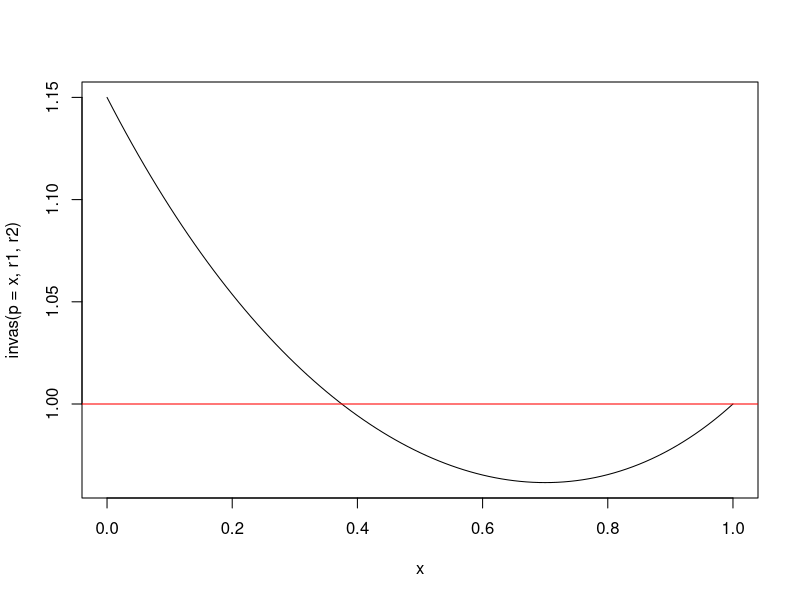
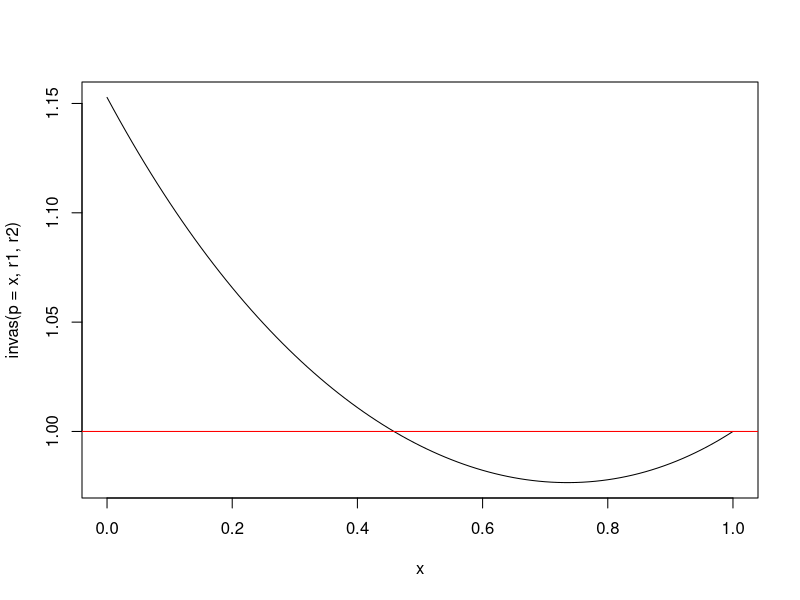
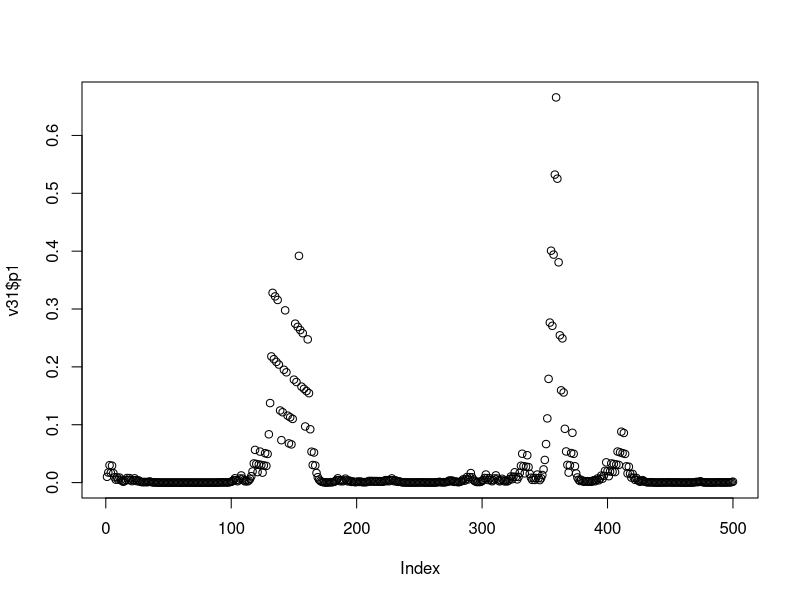
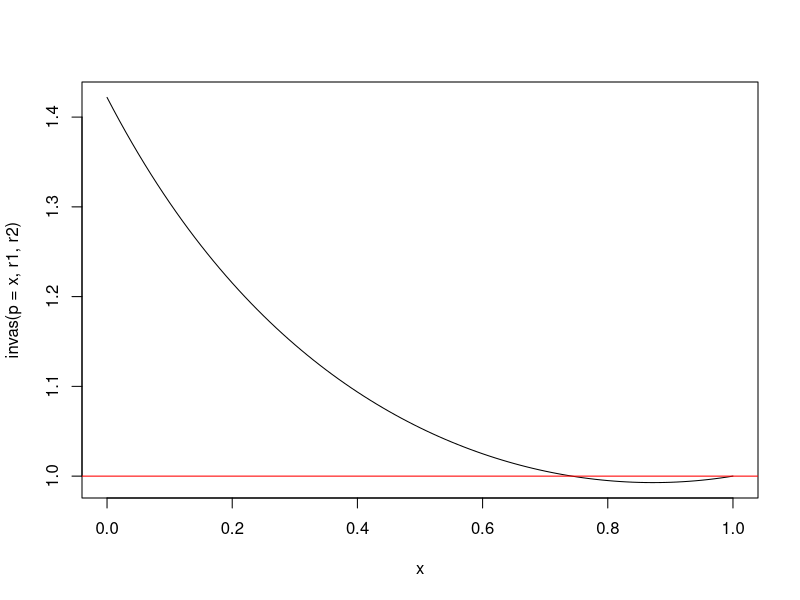
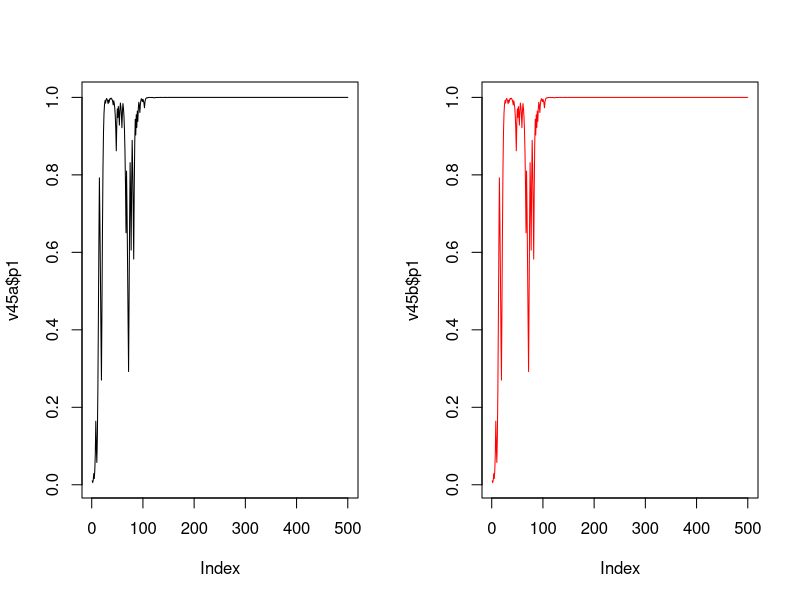
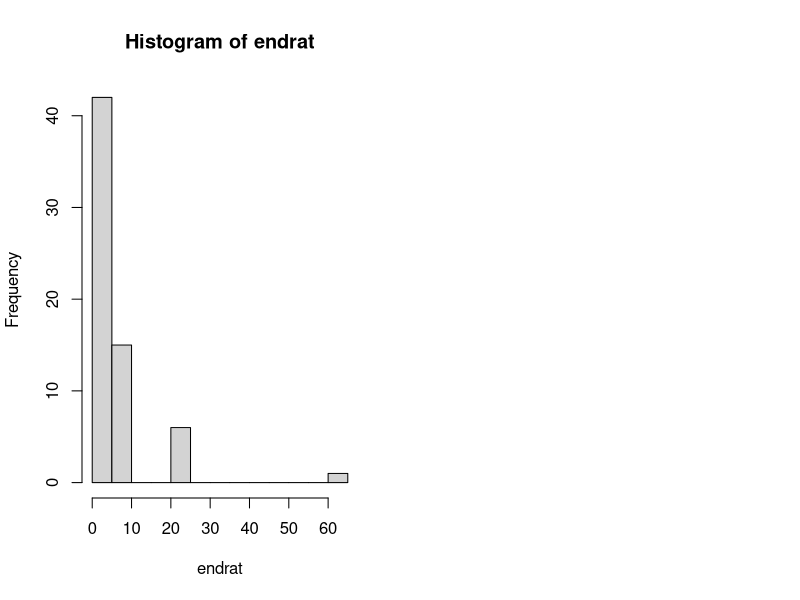

Here is the R script that generated these plots, in order: (Note: this script raises an error after producing the figures.)
#############################################################################
# Figures to help understand reproductive values perspective on bet-hedging #
# (Grafen 1999 Proc Roy Soc)                                                #
#############################################################################

# maindir <- "D:/Users/calluml/Dropbox/NIOO/"
# maindir <- "C:/Users/Callum/Documents/My Dropbox/NIOO/"

setwd(paste0(maindir,"Analyses/Bet-hedging"))

### FUNCTIONS

rrat <- function(p,r1,r2,logis=F){
	ratio <- r1/(p*r1+(1-p)*r2)
	}

invas <- function(p,r1,r2){
	sapply(p,function(P){
		mean(c(rrat(P,r1[1],r2[1]),rrat(P,r1[2],r2[2])))
		})
	}

invasplot <- function(r1,r2){
	curve(invas(p=x,r1,r2))
 	abline(h=1,col="red")
	}

invassim <- function(r1,r2,
	p1start=0.01,p2start=0.99,nyear=500,random=T,regulated=T){
	
	if(random==T) year <- sample(c(1,2),nyear,replace=T) # Random
	if(random==F) year <- rep(c(1,2),times=nyear/2) # Systematic
	lam1 <- r1[year]
	lam2 <- r2[year]
	p1 <- p2 <- vector()
	p1[1] <- p1start
	p2[1] <- p2start

	for(i in 2:nyear){
		if(regulated==T){
			p1[i] <- p1[i-1]*lam1[i]/( p1[i-1]*lam1[i] + p2[i-1]*lam2[i] )
			p2[i] <- p2[i-1]*lam2[i]/( p1[i-1]*lam1[i] + p2[i-1]*lam2[i] )
			}
		if(regulated==F){
			p1[i] <- p1[1]*prod(lam1[2:i])/( p1[1]*prod(lam1[2:i])+p2[1]*prod(lam2[2:i]) )
			p2[i] <- p2[1]*prod(lam2[2:i])/( p1[1]*prod(lam1[2:i])+p2[1]*prod(lam2[2:i]) )
			}
		# multiply up and calculate frequency at the end
		}

	mydata <- data.frame(year=year,lam1=lam1,lam2=lam2,p1=p1,p2=p2)
	return(mydata)
	
	}

### DIFFERENT FREQUENCIES 

r1 <- c(1,0.9)
r2 <- c(2,0.5)
cor.test(rep(r1,2),rep(r2,2))

invasplot(r1,r2)

### INFERIOR STRATEGY

r3 <- c(1.75,0.5)
invasplot(r3,r1)

v31 <- invassim(r3,r1)
plot(v31$p1)

### ANTICOR
delta1 <- 0.2
delta2 <- 0.9
r4 <- c(1-delta1,1+delta1)
r5 <- c(1.25-delta2,1.25+delta2)
invasplot(r4,r5)

set.seed(1)
v45a <- invassim(r4,r5,regulated=T)
set.seed(1)
v45b <- invassim(r4,r5,regulated=F)
par(mfrow=c(1,2))
plot(v45a$p1,type="l")
plot(v45b$p1,type="l",col="red")

### GEOM REPRODUCTIVE VALUE

sqrt(1.5/1 * 0.5/2)
sqrt(1.5/1) * sqrt(0.5/2)
	# SAME

### MIXED STRATEGIES

r1 <- c(1,1)
r2 <- c(1.5,0.5)

pi <- 0.001
mix <- c(pi*r1[1] + (1-pi)*r2[1], pi*r1[2] + (1-pi)*r2[2])

invas(p=0,r1=mix,r2=r2)
	# mixed strategies can't avoid invasion by pure with
	# smaller geometric mean

u=v=w=x=y=z=c(0,1)
envmat <- expand.grid(u,v,w,x,y,z) + 1
endrat <- apply(envmat,1,function(x){
	prod(r1[x])/prod(r2[x])
	})

hist(endrat,breaks=20)

###############################
### LOGISTIC TRANSFORMATION ###
###############################

mu1 <- 1
mu2 <- 1
sig1 <- 1
sig2 <- 2

nt <- 100
N0 <- 1

rseq1 <- rnorm()

### 
### OTHER
###

np <- 10^3

# a <- c(4,1/2)
# b <- c(2,2)
# -> p = 1/6

a <- c(2,10)
b <- c(4,5)

a <- c(2,1/2)
b <- c(1,1)
p <- seq(0,1,length.out=np)
q1 <- 1/2
q <- c(q1,1-q1)
mix <- function(a,b,p){
  p*a + (1-p)*b
  }

m <- matrix(nr=np,nc=2)
for(i in 1:np){
  m[i,] <- mix(a,b,p[i])
  }

rv <- function(a,b){
  sum(q*(a/b))
  }
r <- r1 <- r2 <- matrix(nr=np,nc=np)
for(i in 1:np){
  for(j in 1:np){
    r[i,j] <- rv(m[i,],m[j,])
    r1[i,j] <- rv(m[i,1],m[j,1])
    r2[i,j] <- rv(m[i,2],m[j,2])
    }
  }
library(fields)
image.plot(p,p,log(r))
image.plot(p,p,r)

sd <- apply(r,2,sd)
plot(sd~p)
opt <- which(sd==min(sd))
p[opt]
prod(a^q); prod(b^q)
m[opt,] # doesn't necessarily minimise variance in absolute / log fitnesses
  # but isn't "betting" on one env more than the other - just gets higher payoff
plot(r[,opt]~p)

maxr <- apply(r,2,max)
opt2 <- which(maxr==min(maxr))

plot(r[,opt2]~p)

matplot(p,cbind(r1[500,],r2[500,]),type="l")


yo <- function(mean,sd){
  (exp(sd^2)-1)*exp(2*mean+sd^2)
  }

curve(yo(mean=1,sd=x),xlim=c(0,1))
curve(yo(mean=2,sd=x),col="red",add=T)

invader <- function(a,b){
  (a[1]/b[1]+a[2]/b[2])/2
  }

res <- c(3/2,3/4)
invader(c(1,1),res)
invader(c(2,1/2),res)
three <- c((1/3*2)+(2/3)*1,(1/3)*(1/2)+(2/3)*1)
invader(three,res)

### ELLNER FUNCTION

lamnorm <- function(z,y){
  exp(-(z-y)^2/2)
  }

ellpure <- function(z,y){
  -(z-y)^2/2
  }

ellmix <- function(z,y1,y2){
  l1 <- lamnorm(z,y1)
  l2 <- lamnorm(z,y2)
  l <- apply(cbind(l1,l2),1,mean)
  log(l)
  }

ellrange <- function(z,y1,y2){
  yseq <- seq(y1,y2,length.out=100)
  lm <- outer(z,yseq,lamnorm)
  l1 <- exp(-(z-y1)^2/2)
  l2 <- exp(-(z-y2)^2/2)
  l <- apply(lm,1,mean)
  log(l)
  }
  # assuming uniform mix

pdf(paste0("normal_mixing_",format(Sys.Date(),"%d%b%Y"),".pdf"),width=4,height=4)

par(mfrow=c(1,1),mar=c(4,4,2,2))

curve(ellpure(x,0),xlim=c(-5,5),ylab="r",xlab="z")
# same as squared function tried earlier
curve(ellmix(x,-0.5,0.5),add=T,col="red")
curve(ellrange(x,-0.5,0.5),add=T,col="blue")

curve(ellpure(x,0),xlim=c(-5,5),ylab="r",xlab="z")
# same as squared function tried earlier
curve(ellmix(x,-1,1),add=T,col="red")
curve(ellrange(x,-1,1),add=T,col="blue")

curve(ellpure(x,0),xlim=c(-5,5),ylab="r",xlab="z")
# same as squared function tried earlier
curve(ellmix(x,-2,2),add=T,col="red")
curve(ellrange(x,-2,2),add=T,col="blue")

# Comp

curve(ellpure(x,0),xlim=c(-2.5,2.5),ylab="r",xlab="z")
curve(ellmix(x,-0.25,0.25),add=T,col="red")
curve(ellmix(x,-0.5,0.5),add=T,col="orange")
curve(ellmix(x,-1,1),add=T,col="blue")
curve(ellmix(x,-2,2),add=T,col="purple")

curve(ellpure(x,0),xlim=c(-2.5,2.5),ylab="r",xlab="z")
curve(ellrange(x,-0.5,0.5),add=T,col="red")
curve(ellrange(x,-1,1),add=T,col="orange")
curve(ellrange(x,-2,2),add=T,col="blue")
curve(ellrange(x,-3,3),add=T,col="purple")

dev.off()

### Cohen two-phenotype example

a <- c(1/4,4)
b <- c(1/2,1/2)
q1 <- 0.9

a <- c(1/2,2)
b <- rev(a)
q1 <- 0.49

q <- c(q1,1-q1)
cohen <- function(x) sapply(x,function(p) exp(sum(q*log(p*a+(1-p)*b))))
curve(cohen(x),xlim=c(0,1))

# Cohen Harmonic means

a <- c(1/4,4)
b <- c(1/2,1/2)
q1 <- 0.9
q <- c(q1,1-q1)

hmean <- function(x){
  1/sum(q*(1/x))
  }

ginv <- function(x,y){
  sum(q*(x/y))
  }

hmean(a)
hmean(b)

ginv(a,b)
ginv(b,a)

### Grafen log scale perspective

a <- c(1/2,2)
b <- c(4,1/4)
q1 <- 0.5
q <- c(q1,1-q1)

ginv <- function(x,y){
  sum(q*(x/y))
  }

glinv <- function(x,y){
  sum(log(q)+log(x)-log(y)) # doesn't work because 
  }

glinv(a,b) # compares how good they are in absolute terms
glinv(b,a)

log(ginv(a,b))
log(ginv(b,a))

### "Swap costs"

par(mfrow=c(2,1),mar=c(4,4,2,2))

curve(exp(5*x)/100,xlim=c(0,1))
abline(h=0.5,lty=2)

curve(5*x-log(100),xlim=c(0,1))
abline(h=log(0.5),lty=2)
